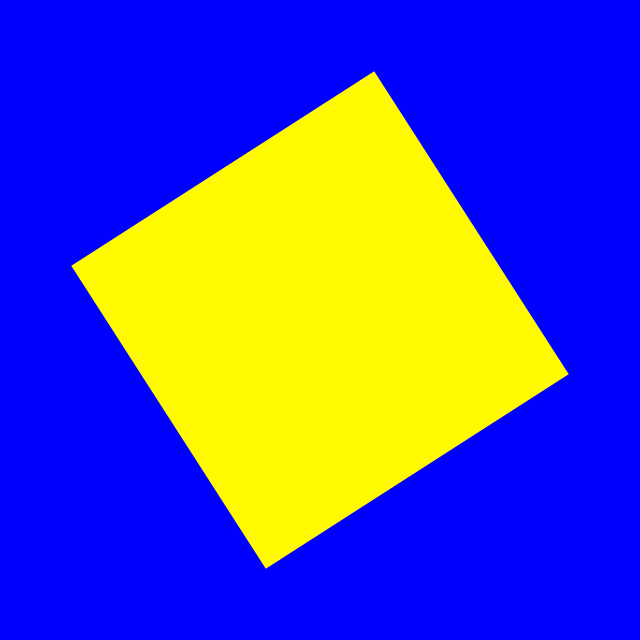
Frame 1 (no input)
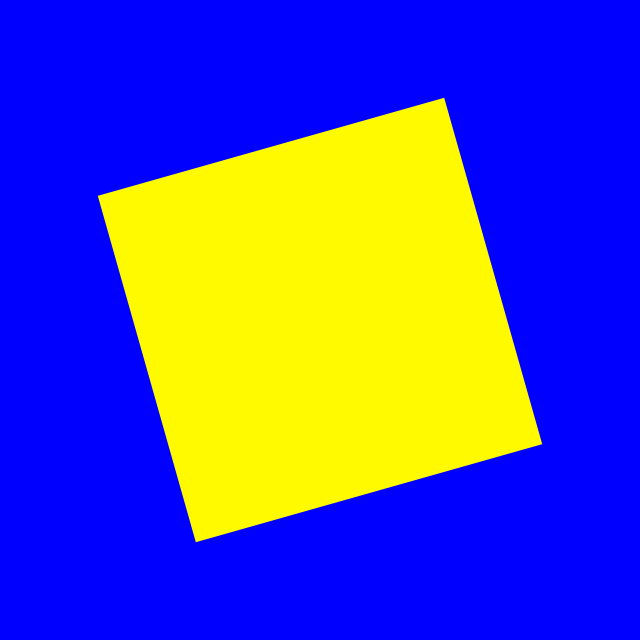
Frame 60 (the mouse pressed at the canvas centre just before this capture)
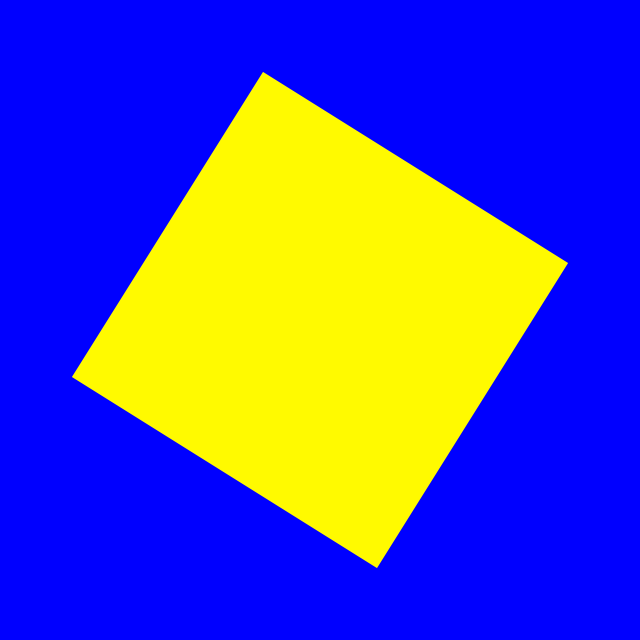
Frame 120 (the mouse held since frame 60 and released just before this capture)

The Processing sketch that drew these frames (run headless with seeded random() and noise(); from frame 60 on, the mouse is pressed at the canvas centre):

// Processing sketch: processing_150622
// ── processing_150622.pde


float angle = 1;
float speed = 0.005;

void setup() {
  size(640, 640);
  noStroke();
  fill(255, 250, 0);
  smooth();
  rectMode(CENTER);
}

void draw() {
  background(0, 0, 255);

  
  
  pushMatrix();
  translate(width/2,height/2);
  rotate(angle);
  
  rect(0,0,360,360);
  popMatrix();
  
  if (mousePressed) {
  
  speed = speed + 0.05;
  }
  
  angle = angle + speed;

}
